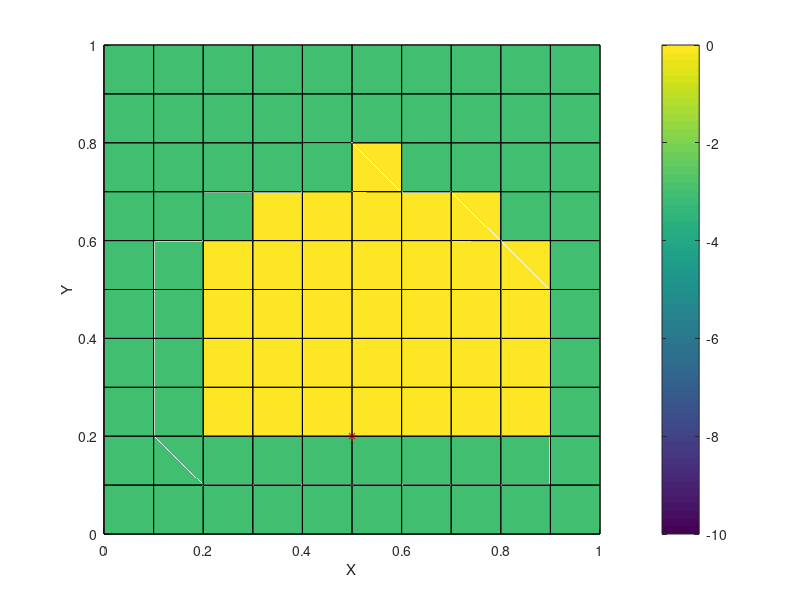
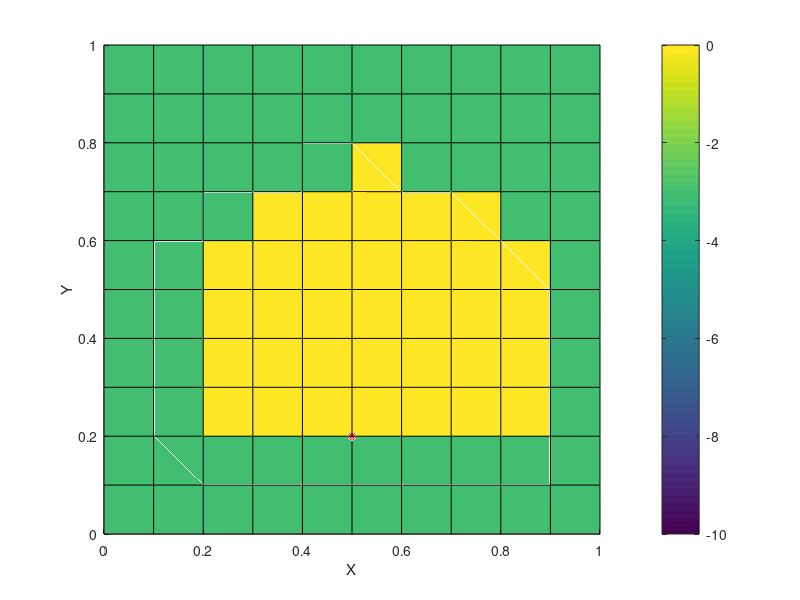
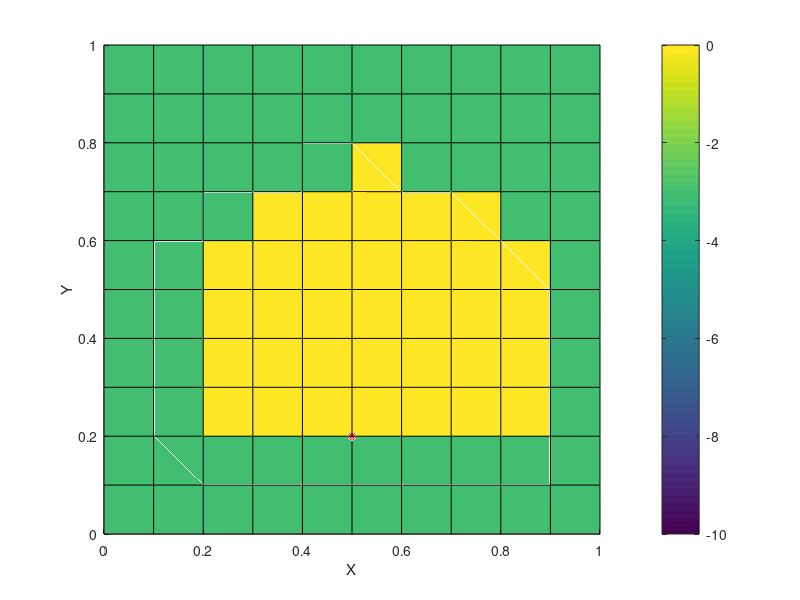
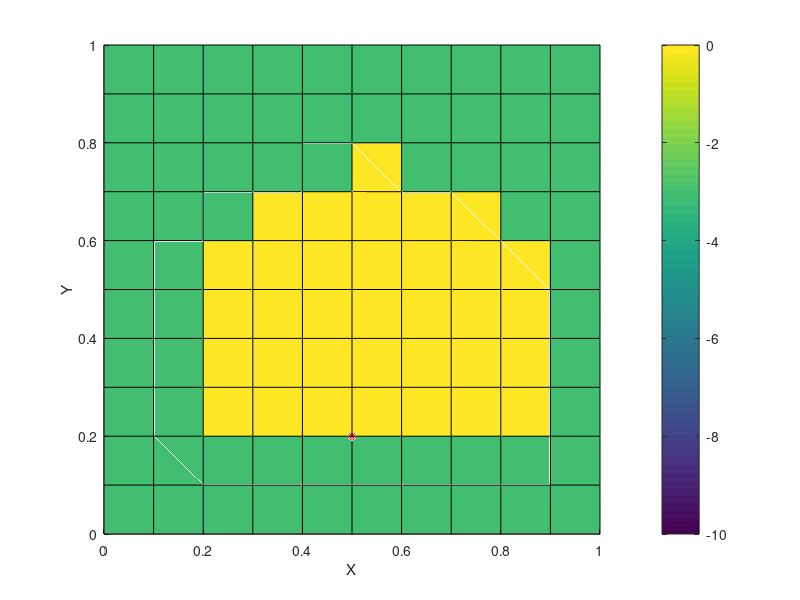

Write MATLAB code to recreate these figures, in order. (Note: this script raises an error after producing the figures.)
%%--------------------------------------------------------------------------
% short script to simulate sound pressure level trend 
% for given amount of microphones in a room 
% sources are simulated for each x,y and z coordinate in the room 
% Test
%--------------------------------------------------------------------------

clear all;
clc;

%% define number of sources and mic positions
% mic position between 0..1 for x,y and z coordinates 
% all vectors musst be the same size
mic_x = [.2, .5, .8];
mic_y = [.5, .2, .5];
mic_z = [.5, .5, .5];
roomscale = 1;
Z_cs = 1 * 10;

a = 0.63;
b = 0.37;
n_r = 0.5;


%% meshgrid to simulate source positions
%  radius will be referenced to the mid radius of the room r(0.5,0.5,0.5)
%  SPL is simulated for each microphone seperatley 
[X,Y,Z] = meshgrid(0:.1:1 * roomscale);
X1 = squeeze(X(:,:,Z_cs));
Y1 = squeeze(Y(:,:,Z_cs));
SPL = zeros(11,11,11);
SPL(:,:,:) = -100;
n_db = zeros(11,11,11);
n_db(:,:,:) = -100;
niere = zeros(11,11,11);
niere(:,:,:) =  -100;
for Z_cs = 1:10 
    for n = 2:2%length(mic_x)
        dx = X - mic_x(n);  
        dy = Y - mic_y(n);
        dz = Z - mic_z(n);
        r = sqrt(dx.^2 + dy.^2 + dz.^2) + 1;
        r_niere = sqrt(dx.^2 + dy.^2) + 1;
        alpha = acosd(dy ./ sqrt(dx.^2 + dy.^2) );
        for col = 1:11
            for row = 1:11 
                if (alpha(row,col, Z_cs) > 90) || (r_niere(row,col,Z_cs) > ((n_r * (a + b*cosd(alpha(row,col,Z_cs))) + 1)))
                    n_db(row,col, Z_cs) = -3;
                else
                    n_db(row,col, Z_cs) = 0;
                end
            end
        end
        niere = max(n_db,niere);
        surf(X1,Y1,niere(:,:,1));
        S = -20*log10(r / (sqrt(3)/2));
        SPL = max(SPL,S) + niere;
    end
    SPL_print = squeeze(SPL(:,:,Z_cs));
    temp = figure(Z_cs)
    %surf(X1,Y1,SPL_print);
    xlabel('X')
    ylabel('Y')
    caxis([-10 0])
    view(2)
    colorbar
    for n = 2:2%length(mic_x)
        hold on 
        plot(mic_x(n),mic_y(n) ,'r*')
    end   
% for exporting the plots storage path has to be changed
%     title(['SPL trend for Z - level ' num2str(Z_cs/10)])
%     print(temp, '-djpeg' , ['/Users/simonwindtner/Documents/ET-TI/SMA/Ensemble/'...
%                      'Z' num2str(Z_cs)]);
end
%%
a = 0.63;
b = 0.37;
phi = 0:0.15:pi/2;
%phi = 0:0.15:2*pi/4;
theta = 0:0.1:2*pi
r = 0.4 * (a + b*cos(phi));
% [x,y] = pol2cart(theta,rho)
figure(10)
polarplot(phi,r)
hold on
% h = plot(mic_x(1),mic_y(1) ,'r*')
% uistack(h,down);
% surf(X1,Y1,SPL_print);
%%

%%Richtcharakteristik für Niere 

[X,Y,Z]=sphere(10);
[tau,phi,r] = cart2sph(X,Y,Z);                 
gamma = acos(Z);                              
richtniere=abs(0.63+0.37*cos(gamma));         
[x_niere,y_niere,z_niere]=sph2cart(tau,phi,richtniere);
figure;
surf(x_niere,y_niere,z_niere); 
axis equal;
view(-30,10); 
title('Richtcharakteristik Niere');

r_n = sqrt(x_niere.^2 + y_niere.^2 + z_niere.^2);    
